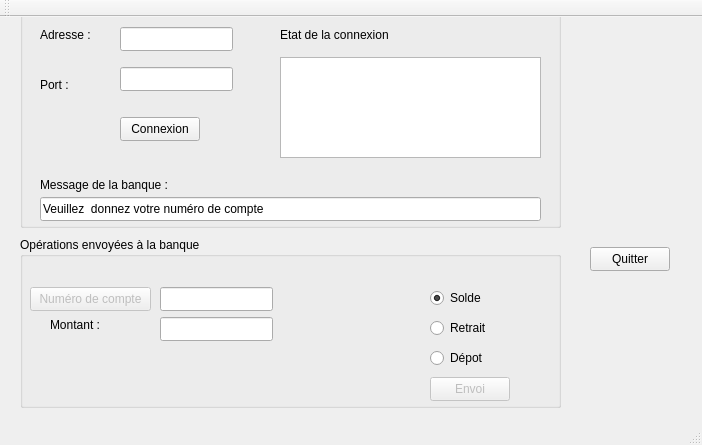
<?xml version="1.0" encoding="UTF-8"?>
<ui version="4.0">
 <class>DAB_MainWindow</class>
 <widget class="QMainWindow" name="DAB_MainWindow">
  <property name="geometry">
   <rect>
    <x>0</x>
    <y>0</y>
    <width>702</width>
    <height>445</height>
   </rect>
  </property>
  <property name="windowTitle">
   <string>DAB_MainWindow</string>
  </property>
  <widget class="QWidget" name="centralWidget">
   <widget class="QGroupBox" name="groupBox_2">
    <property name="geometry">
     <rect>
      <x>20</x>
      <y>220</y>
      <width>541</width>
      <height>171</height>
     </rect>
    </property>
    <property name="title">
     <string>Opérations envoyées à la banque</string>
    </property>
    <widget class="QLineEdit" name="lineEditNumeroCompte_3">
     <property name="geometry">
      <rect>
       <x>140</x>
       <y>50</y>
       <width>113</width>
       <height>24</height>
      </rect>
     </property>
    </widget>
    <widget class="QPushButton" name="pushButtonNumeroCompte_3">
     <property name="enabled">
      <bool>false</bool>
     </property>
     <property name="geometry">
      <rect>
       <x>10</x>
       <y>50</y>
       <width>121</width>
       <height>24</height>
      </rect>
     </property>
     <property name="mouseTracking">
      <bool>false</bool>
     </property>
     <property name="tabletTracking">
      <bool>false</bool>
     </property>
     <property name="acceptDrops">
      <bool>false</bool>
     </property>
     <property name="text">
      <string>Numéro de compte</string>
     </property>
     <property name="autoDefault">
      <bool>false</bool>
     </property>
     <property name="default">
      <bool>false</bool>
     </property>
     <property name="flat">
      <bool>false</bool>
     </property>
    </widget>
    <widget class="QLineEdit" name="lineEditMontant_3">
     <property name="geometry">
      <rect>
       <x>140</x>
       <y>80</y>
       <width>113</width>
       <height>24</height>
      </rect>
     </property>
    </widget>
    <widget class="QLabel" name="label_6">
     <property name="geometry">
      <rect>
       <x>30</x>
       <y>80</y>
       <width>58</width>
       <height>16</height>
      </rect>
     </property>
     <property name="text">
      <string>Montant :</string>
     </property>
    </widget>
    <widget class="QRadioButton" name="radioButtonSolde_3">
     <property name="geometry">
      <rect>
       <x>410</x>
       <y>50</y>
       <width>100</width>
       <height>22</height>
      </rect>
     </property>
     <property name="text">
      <string>Solde</string>
     </property>
     <property name="checked">
      <bool>true</bool>
     </property>
    </widget>
    <widget class="QRadioButton" name="radioButtonRetrait_3">
     <property name="geometry">
      <rect>
       <x>410</x>
       <y>80</y>
       <width>100</width>
       <height>22</height>
      </rect>
     </property>
     <property name="text">
      <string>Retrait</string>
     </property>
    </widget>
    <widget class="QRadioButton" name="radioButtonDepot_3">
     <property name="geometry">
      <rect>
       <x>410</x>
       <y>110</y>
       <width>100</width>
       <height>22</height>
      </rect>
     </property>
     <property name="text">
      <string>Dépot</string>
     </property>
    </widget>
    <widget class="QPushButton" name="pushButtonEnvoi_3">
     <property name="enabled">
      <bool>false</bool>
     </property>
     <property name="geometry">
      <rect>
       <x>410</x>
       <y>140</y>
       <width>80</width>
       <height>24</height>
      </rect>
     </property>
     <property name="text">
      <string>Envoi</string>
     </property>
     <property name="default">
      <bool>false</bool>
     </property>
    </widget>
   </widget>
   <widget class="QGroupBox" name="groupBox">
    <property name="geometry">
     <rect>
      <x>20</x>
      <y>-20</y>
      <width>541</width>
      <height>231</height>
     </rect>
    </property>
    <property name="title">
     <string/>
    </property>
    <widget class="QLabel" name="labelEtatConnexion_3">
     <property name="geometry">
      <rect>
       <x>260</x>
       <y>30</y>
       <width>121</width>
       <height>16</height>
      </rect>
     </property>
     <property name="text">
      <string>Etat de la connexion</string>
     </property>
    </widget>
    <widget class="QLineEdit" name="lineEditPort_3">
     <property name="geometry">
      <rect>
       <x>100</x>
       <y>70</y>
       <width>113</width>
       <height>24</height>
      </rect>
     </property>
    </widget>
    <widget class="QLabel" name="labelAdresse_3">
     <property name="geometry">
      <rect>
       <x>20</x>
       <y>30</y>
       <width>58</width>
       <height>16</height>
      </rect>
     </property>
     <property name="text">
      <string>Adresse :</string>
     </property>
    </widget>
    <widget class="QLabel" name="labelPort_3">
     <property name="geometry">
      <rect>
       <x>20</x>
       <y>80</y>
       <width>58</width>
       <height>16</height>
      </rect>
     </property>
     <property name="text">
      <string>Port :</string>
     </property>
    </widget>
    <widget class="QLineEdit" name="lineEditAdresse_3">
     <property name="geometry">
      <rect>
       <x>100</x>
       <y>30</y>
       <width>113</width>
       <height>24</height>
      </rect>
     </property>
    </widget>
    <widget class="QTextEdit" name="textEdit_3">
     <property name="geometry">
      <rect>
       <x>260</x>
       <y>60</y>
       <width>261</width>
       <height>101</height>
      </rect>
     </property>
     <property name="mouseTracking">
      <bool>false</bool>
     </property>
     <property name="tabletTracking">
      <bool>false</bool>
     </property>
     <property name="acceptDrops">
      <bool>true</bool>
     </property>
     <property name="autoFillBackground">
      <bool>false</bool>
     </property>
     <property name="readOnly">
      <bool>true</bool>
     </property>
     <property name="overwriteMode">
      <bool>false</bool>
     </property>
     <property name="acceptRichText">
      <bool>true</bool>
     </property>
    </widget>
    <widget class="QPushButton" name="pushButtonConnexion_3">
     <property name="geometry">
      <rect>
       <x>100</x>
       <y>120</y>
       <width>80</width>
       <height>24</height>
      </rect>
     </property>
     <property name="text">
      <string>Connexion</string>
     </property>
    </widget>
    <widget class="QLabel" name="label">
     <property name="geometry">
      <rect>
       <x>20</x>
       <y>180</y>
       <width>141</width>
       <height>16</height>
      </rect>
     </property>
     <property name="text">
      <string>Message de la banque :</string>
     </property>
    </widget>
    <widget class="QLineEdit" name="lineEditMessageBanque">
     <property name="geometry">
      <rect>
       <x>20</x>
       <y>200</y>
       <width>501</width>
       <height>24</height>
      </rect>
     </property>
     <property name="text">
      <string>Veuillez  donnez votre numéro de compte</string>
     </property>
     <property name="readOnly">
      <bool>true</bool>
     </property>
    </widget>
   </widget>
   <widget class="QPushButton" name="pushButtonQuitter">
    <property name="geometry">
     <rect>
      <x>590</x>
      <y>230</y>
      <width>80</width>
      <height>24</height>
     </rect>
    </property>
    <property name="text">
     <string>Quitter</string>
    </property>
   </widget>
  </widget>
  <widget class="QMenuBar" name="menuBar">
   <property name="geometry">
    <rect>
     <x>0</x>
     <y>0</y>
     <width>702</width>
     <height>21</height>
    </rect>
   </property>
  </widget>
  <widget class="QToolBar" name="mainToolBar">
   <attribute name="toolBarArea">
    <enum>TopToolBarArea</enum>
   </attribute>
   <attribute name="toolBarBreak">
    <bool>false</bool>
   </attribute>
  </widget>
  <widget class="QStatusBar" name="statusBar"/>
 </widget>
 <layoutdefault spacing="6" margin="11"/>
 <resources/>
 <connections>
  <connection>
   <sender>pushButtonQuitter</sender>
   <signal>clicked()</signal>
   <receiver>DAB_MainWindow</receiver>
   <slot>close()</slot>
   <hints>
    <hint type="sourcelabel">
     <x>636</x>
     <y>284</y>
    </hint>
    <hint type="destinationlabel">
     <x>636</x>
     <y>355</y>
    </hint>
   </hints>
  </connection>
 </connections>
</ui>
